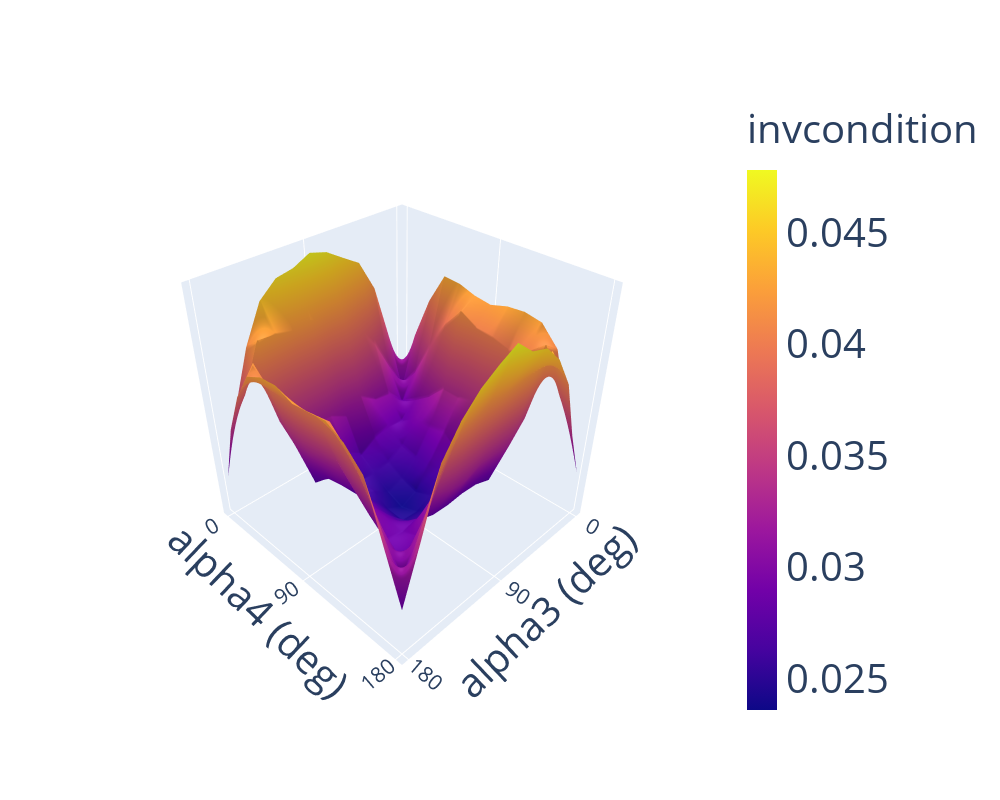
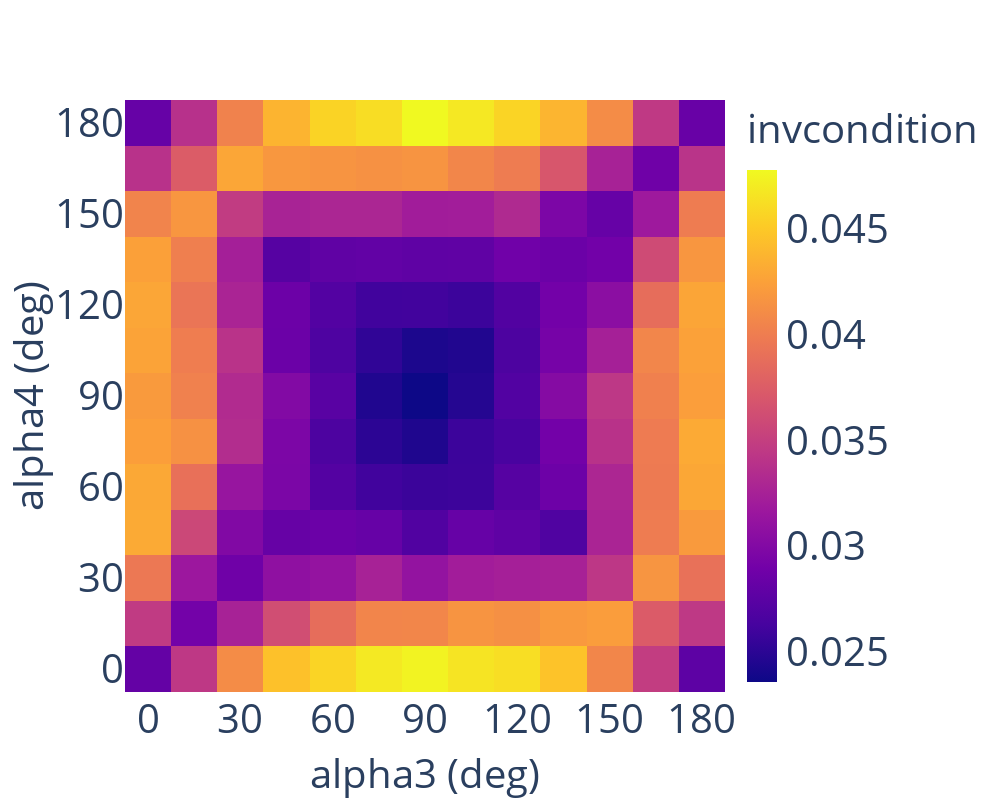

Notebook cell for these charts, in order:
### Markdown cell above
### Global Indice - Inverse Condition Number
$$\sigma_{\text{min}}/\sigma_{\text{max}}$$

### Code cell
np.random.seed(42)

# from 0, 10, 20, ..., 180 deg for alpha
alpha_list_deg3 = np.arange(0, 181, 15)
alpha_list_rad3 = np.deg2rad(alpha_list_deg3)
alpha_list_deg4 = np.arange(0, 181, 15)
alpha_list_rad4 = np.deg2rad(alpha_list_deg4)
print(f"alpha 3: {alpha_list_deg3}")
print(f"alpha 4: {alpha_list_deg4}")

method = "invcondition"
axes = "all"

# isRun = True
isSave = True

# isSave = False
isRun = False

if isRun:
    res, res_mat = evaluate_alpha_effect(
        alpha_list_rad3, alpha_list_rad4, isSave=True, method=method, axes=axes
    )
if not isRun:
    npzfile = np.load(f"data/two_alpha/{method}_{axes}.npz")
    res = npzfile["results"]
    res_mat = npzfile["res_mat"]


plot_global_index_results(
    alpha_list_deg3,
    alpha_list_deg4,
    res_mat,
    plot_type="surface",
    method=method,
    axes=axes,
    isSave=isSave,
)

plot_global_index_results(
    alpha_list_deg3,
    alpha_list_deg4,
    res_mat,
    plot_type="heatmap",
    method=method,
    axes=axes,
    isSave=isSave,
)

### Figure 1 — Plotly figure (JSON) as saved in the notebook; plotly's stock layout.template omitted (floating-point values rounded to 4 significant figures; data arrays with more than 128 entries replaced by an {"elided": "..."} marker saying what was removed)
{"data": [{"colorbar": {"tickfont": {"size": 40}, "title": {"font": {"size": 40}, "text": "invcondition"}}, "type": "surface", "x": [0, 15, 30, 45, 60, 75, 90, 105, 120, 135, 150, 165, 180], "y": [0, 15, 30, 45, 60, 75, 90, 105, 120, 135, 150, 165, 180], "z": {"elided": "13x13 float values"}}], "layout": {"autosize": true, "height": 800, "scene": {"camera": {"eye": {"x": 1.55, "y": 1.55, "z": 1.55}, "up": {"x": 0, "y": 0, "z": 1}}, "xaxis": {"dtick": 90, "tickfont": {"size": 16}, "title": {"font": {"size": 40}, "text": "alpha3 (deg)"}}, "yaxis": {"dtick": 90, "tickfont": {"size": 16}, "title": {"font": {"size": 40}, "text": "alpha4 (deg)"}}, "zaxis": {"dtick": 90, "tickfont": {"size": 16}, "title": {"font": {"size": 40}, "text": ""}}}, "width": 1000, "xaxis": {"dtick": 30, "tickfont": {"size": 40}, "title": {"font": {"size": 40}, "text": "alpha3 (deg)"}}, "yaxis": {"dtick": 30, "tickfont": {"size": 40}, "title": {"font": {"size": 40}, "text": "alpha4 (deg)"}}}}

### Figure 2 — Plotly figure (JSON) as saved in the notebook; plotly's stock layout.template omitted (floating-point values rounded to 4 significant figures; data arrays with more than 128 entries replaced by an {"elided": "..."} marker saying what was removed)
{"data": [{"colorbar": {"tickfont": {"size": 40}, "title": {"font": {"size": 40}, "text": "invcondition"}}, "type": "heatmap", "x": [0, 15, 30, 45, 60, 75, 90, 105, 120, 135, 150, 165, 180], "y": [0, 15, 30, 45, 60, 75, 90, 105, 120, 135, 150, 165, 180], "z": {"elided": "13x13 float values"}}], "layout": {"autosize": true, "height": 800, "width": 1000, "xaxis": {"dtick": 30, "tickfont": {"size": 40}, "title": {"font": {"size": 40}, "text": "alpha3 (deg)"}}, "yaxis": {"dtick": 30, "tickfont": {"size": 40}, "title": {"font": {"size": 40}, "text": "alpha4 (deg)"}}}}
